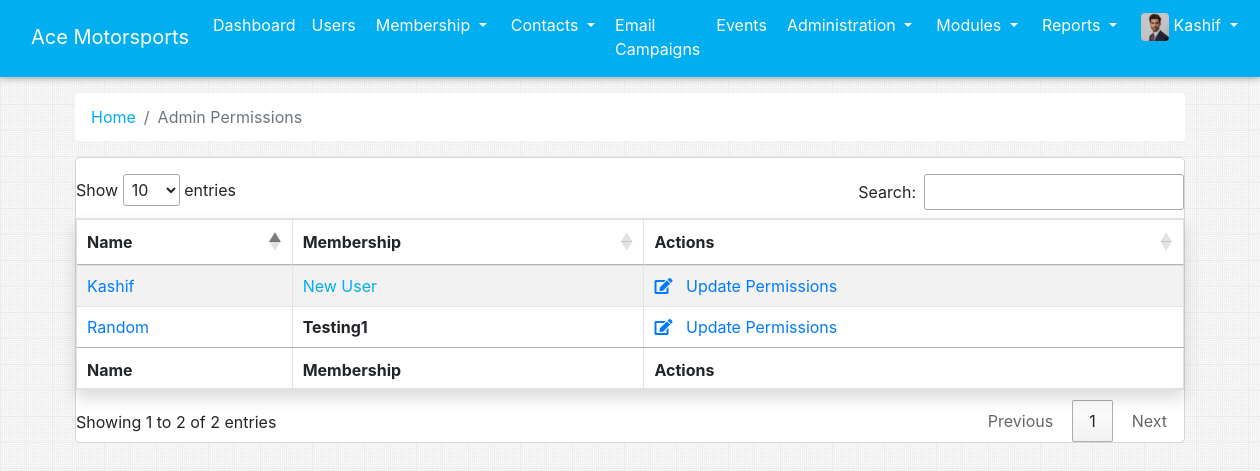
/admin_permissions.php (signed in), run on the app's committed database.
### tables this page shows
CREATE TABLE `users` (
  `id` int(11) NOT NULL,
  `first_name` varchar(30) NOT NULL,
  `email` varchar(50) NOT NULL,
  `password` varchar(50) NOT NULL,
  `organizationID` int(11) NOT NULL,
  `jobTitle` varchar(50) NOT NULL,
  `salutation` varchar(50) NOT NULL,
  `middle_name` varchar(50) NOT NULL,
  `last_name` varchar(50) NOT NULL,
  `dob` date NOT NULL,
  `phone` varchar(50) NOT NULL,
  `gender` varchar(50) NOT NULL,
  `language` varchar(50) NOT NULL,
  `address` varchar(500) NOT NULL,
  `is_admin` tinyint(1) NOT NULL DEFAULT 0,
  `deleted` tinyint(1) NOT NULL DEFAULT 0,
  `del_date` date DEFAULT NULL
);

CREATE TABLE `memberships` (
  `id` int(11) NOT NULL,
  `name` varchar(20) NOT NULL,
  `price` int(11) NOT NULL
);

### admin_permissions.php (the view, shortened to what this page needs)
<!DOCTYPE html>
<html lang="en">
<?php
  require 'parts/head.php';
?>
<link rel="stylesheet" type="text/css" href="https://cdn.datatables.net/1.10.24/css/dataTables.bootstrap4.min.css">
<link rel="stylesheet" type="text/css" href="https://cdn.datatables.net/1.10.15/css/jquery.dataTables.min.css"></link>
<body>
  <?php require 'parts/nav.php'; ?>
  <div class="container">
      <nav aria-label="breadcrumb">
          <ol class="breadcrumb bg-white">
              <li class="breadcrumb-item"><a href="admin_dashboard.php" class="appColor">Home</a></li>
              <li class="breadcrumb-item active" aria-current="page">Admin Permissions</li>
          </ol>
      </nav>
    <div class="widget-content">
        <div class="row mt-3">
            <div class="col-md-12">
                <table id="example" class="table table-striped table-bordered bg-white shadow" style="width:100%">
                    <thead>
                    <tr>
                        <th>Name</th>
                        <th>Membership</th>
                        <th>Actions</th>
                    </tr>
                    </thead>
                    <tbody>
                    <?php
                    require 'app/db.php';
                    $sql = "SELECT * FROM users WHERE is_admin=0";
                    $res = mysqli_query($con, $sql);
                    while($row = mysqli_fetch_array($res)){
                        $user = $row["id"];
                        $s = "SELECT * FROM membership_history WHERE userID = $user ORDER BY id DESC LIMIT 1";
                        $r = mysqli_query($con, $s);
                        if(mysqli_num_rows($r)){
                            $ro = mysqli_fetch_array($r);
                            $membership = $ro["membershipID"];
                            $s = "SELECT * FROM memberships WHERE id = $membership";
                            $r = mysqli_query($con, $s);
                            $ro = mysqli_fetch_array($r);
                            $membership = '<b>'.$ro["name"].'</b>';
                        }else{
                            $membership = "<span class='appColor'>New User</span>";
                        }
                        ?>
                        <tr>
                            <td>
                                <a href="admin_permissions_page.php?userID=<?php echo $user; ?>">
                                    <?php echo $row["first_name"]; ?>
                                </a>
                            </td>
                            <td><?php echo $membership; ?></td>
                            <td>
                                <a href="admin_permissions_page.php?userID=<?php echo $user; ?>" class="mr-1">
                                    <i class="fas fa-edit"></i> &nbsp; Update Permissions
                                </a>
                            </td>
                        </tr>
                        <?php
                    }
                    ?>
                    </tbody>
                    <tfoot>
                    <tr>
                        <th>Name</th>
                        <th>Membership</th>
                        <th>Actions</th>
                    </tr>
                    </tfoot>
                </table>
            </div>
        </div>
    </div>
</body>
</html>

### data on the page
users: first_name "Random", memberships.name "Testing1"
users: first_name "Kashif", shows "New User"

### other printed values
$_SESSION["name"] "Kashif"
